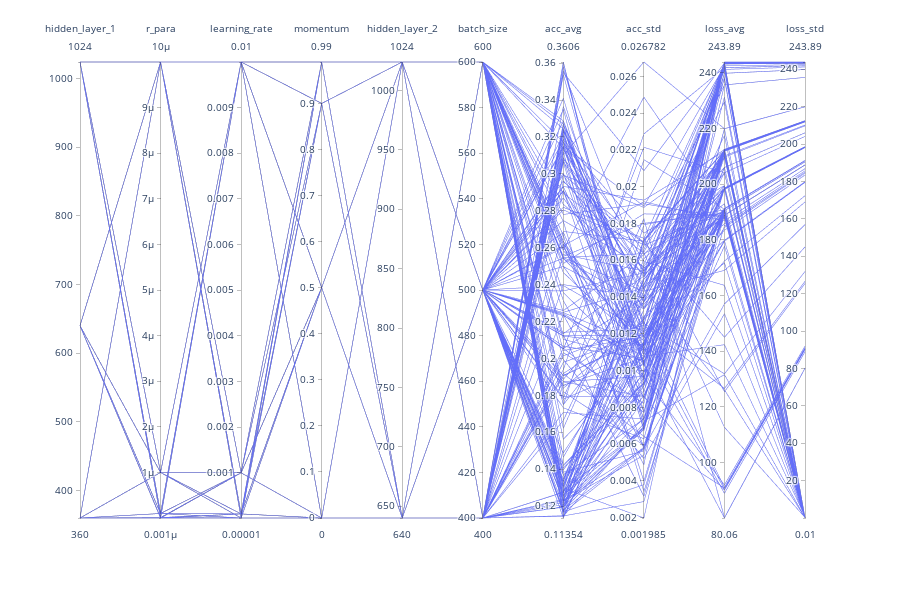

The code cell stored with this chart in its notebook:
### Code cell
import pandas as pd
import plotly.express as px
df = []
df = pd.DataFrame(data = hidden_layer_1,columns=['hidden_layer_1'])
df['r_para'] = r_para
df['learning_rate'] = learning_rate
df['momentum'] = momentum
df['hidden_layer_2'] = hidden_layer_2
df['batch_size'] = batch_size

df['acc_avg'] = acc_avg
df['acc_std'] = acc_std
df['loss_avg'] = loss_avg
df['loss_std'] = loss_std

fig = px.parallel_coordinates(df,
                              dimensions=['hidden_layer_1', 'r_para',
                                          'learning_rate', 'momentum','hidden_layer_2','batch_size','acc_avg','acc_std',
                                        'loss_avg', 'loss_std'],
                              color_continuous_scale=px.colors.diverging.Tealrose,
                              color_continuous_midpoint=2)
fig.show()

### Figure 1 — Plotly figure (JSON) as saved in the notebook; plotly's stock layout.template omitted (floating-point values rounded to 4 significant figures; data arrays with more than 128 entries replaced by an {"elided": "..."} marker saying what was removed)
{"data": [{"dimensions": [{"label": "hidden_layer_1", "values": {"elided": "186 int values"}}, {"label": "r_para", "values": {"elided": "186 float values"}}, {"label": "learning_rate", "values": {"elided": "186 float values"}}, {"label": "momentum", "values": {"elided": "186 float values"}}, {"label": "hidden_layer_2", "values": {"elided": "186 int values"}}, {"label": "batch_size", "values": {"elided": "186 int values"}}, {"label": "acc_avg", "values": {"elided": "186 float values"}}, {"label": "acc_std", "values": {"elided": "186 float values"}}, {"label": "loss_avg", "values": {"elided": "186 float values"}}, {"label": "loss_std", "values": {"elided": "186 float values"}}], "domain": {"x": [0, 0.98], "y": [0, 1]}, "name": "", "type": "parcoords"}], "layout": {"height": 600, "legend": {"tracegroupgap": 0}, "margin": {"t": 60}}}
